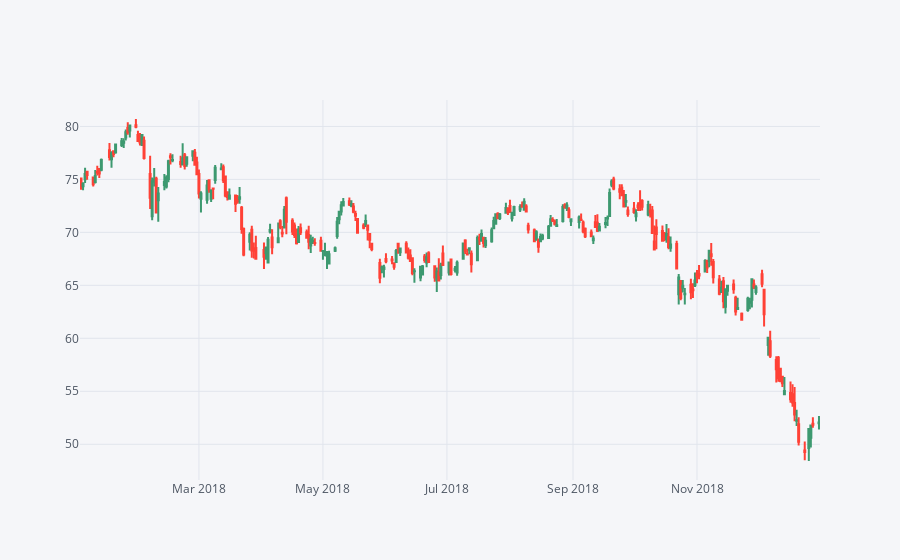

Notebook code for this chart:
### Code cell
c18 = C[['Open','High','Low','Close']].ix['2018-01-01':'2019-01-01']
c18.iplot(kind ='candle')

### Figure 1 — Plotly figure (JSON) as saved in the notebook; plotly's stock layout.template omitted (floating-point values rounded to 4 significant figures; data arrays with more than 128 entries replaced by an {"elided": "..."} marker saying what was removed)
{"data": [{"close": {"elided": "251 float values"}, "high": {"elided": "251 float values"}, "low": {"elided": "251 float values"}, "open": {"elided": "251 float values"}, "showlegend": false, "type": "candlestick", "uid": "fe0354d9-011f-435a-8108-4c1018616be3", "x": {"elided": "251 str values"}, "yaxis": "y2"}], "layout": {"legend": {"bgcolor": "#F5F6F9", "font": {"color": "#4D5663"}}, "paper_bgcolor": "#F5F6F9", "plot_bgcolor": "#F5F6F9", "title": {"font": {"color": "#4D5663"}}, "xaxis": {"gridcolor": "#E1E5ED", "rangeslider": {"visible": false}, "showgrid": true, "tickfont": {"color": "#4D5663"}, "title": {"font": {"color": "#4D5663"}, "text": ""}, "zerolinecolor": "#E1E5ED"}, "yaxis": {"gridcolor": "#E1E5ED", "showgrid": true, "showticklabels": false, "tickfont": {"color": "#4D5663"}, "title": {"font": {"color": "#4D5663"}, "text": ""}, "zerolinecolor": "#E1E5ED"}, "yaxis2": {"gridcolor": "#E1E5ED", "showgrid": true, "tickfont": {"color": "#4D5663"}, "title": {"font": {"color": "#4D5663"}, "text": ""}, "zerolinecolor": "#E1E5ED"}}}
